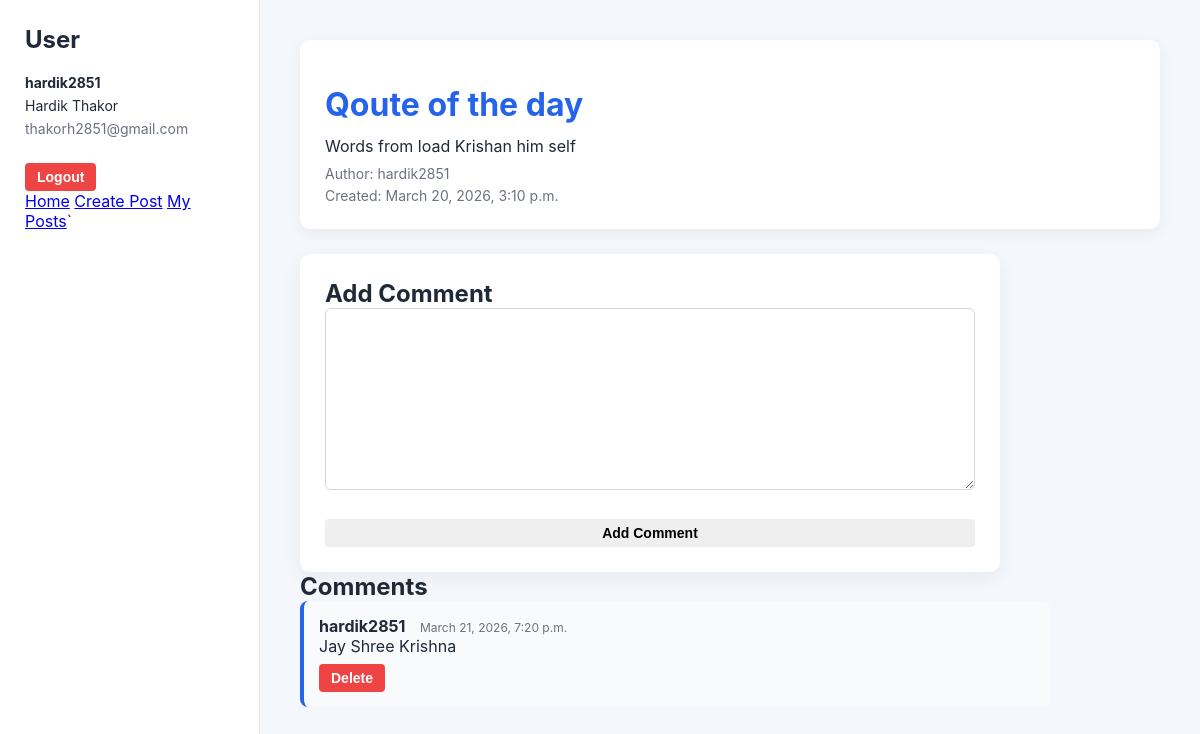
The app's page /blogs/post/5 (signed in), older data.
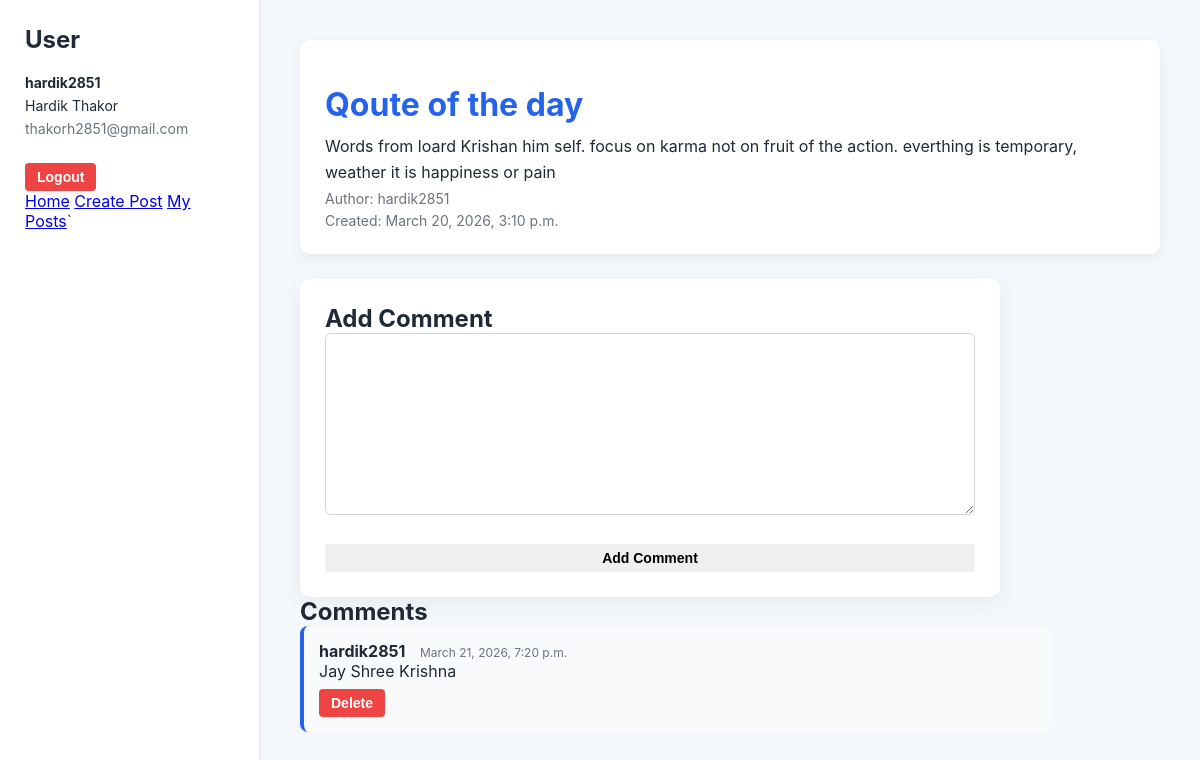
The same page, newer data.
### blogs/models.py (models this page shows, shortened)
class Post(models.Model):
    title = models.CharField(max_length=200)
    maincontent = models.TextField()
    author = models.ForeignKey(
        settings.AUTH_USER_MODEL,
        on_delete=models.CASCADE,
        related_name="posts"
    )
    datecreated = models.DateTimeField(auto_now_add=True)
    dateedited = models.DateTimeField(auto_now=True)
    image = CloudinaryField('image', blank=True, null=True)

### users/models.py (models this page shows)
class User(AbstractUser):
    email = models.EmailField(unique=True)
    def __str__(self):
        return self.username

### blogs/views.py (the view)
# urls.py: path('post/<int:post_id>', postdetail, name='postdetail'),
@login_required
def postdetail(request, post_id):
    post = get_object_or_404(Post, id=post_id)
    comments = post.comments.all()
    if request.method == "POST":
        form = CommentForm(request.POST)
        if form.is_valid():
            comment = form.save(commit=False)
            comment.post = post
            comment.author = request.user
            comment.save()
            return redirect('blogs:postdetail', post_id=post.id)
    else:
        form = CommentForm()
    return render(request,'blogs/postdetail.html', {'post': post,'form': form,'comments': comments})

### blogs/forms.py
class CommentForm(forms.ModelForm):
    class Meta:
        model = Comment
        fields = ['content']

### blogs/templates/blogs/postdetail.html (shortened to what this page needs)
{% extends "base.html" %}
{% load static %}
{% block extra_css %}
<link rel="stylesheet" href="{% static 'css/blogs.css' %}">
{% endblock %}
{% block content %}
<div class="post-detail-card">
    <h1 class="post-title">{{ post.title }}</h1>
    <p class="post-content">{{ post.maincontent }}</p>
    <p class="post-meta">Author: {{ post.author }}</p>
    <p class="post-meta">Created: {{ post.datecreated }}</p>
</div>
<div class="form-container">
    <h2>Add Comment</h2>
    <form method="POST" class="form-box">
        {{ form.content }}
        <button class="btn primary full-btn" type="submit">Add Comment</button>
    </form>
</div>
<div class="comments-container">
    <h2>Comments</h2>
    {% for comment in comments %}
    <div class="comment-card">
        <p><strong>{{ comment.author }}</strong> <span class="comment-time">{{ comment.datetime }}</span></p>
        <p>{{ comment.content }}</p>
        {% if user == post.author or user == comment.author %}
        <form method="POST" action="{% url 'blogs:deletecomment' comment.id %}">
            <button class="btn delete-btn" type="submit">Delete</button>
        </form>
        {% endif %}
    </div>
    {% empty %}
    <p>No comments yet.</p>
    {% endfor %}
</div>
{% endblock %}

Row changes from the older to the newer data that the page shows:
changed Post "Qoute of the day": maincontent "Words from load Krishan him self" → "Words from loard Krishan him self. focus on karma not on fruit of the action. everthing is temporary, weather it is happiness or pain"
